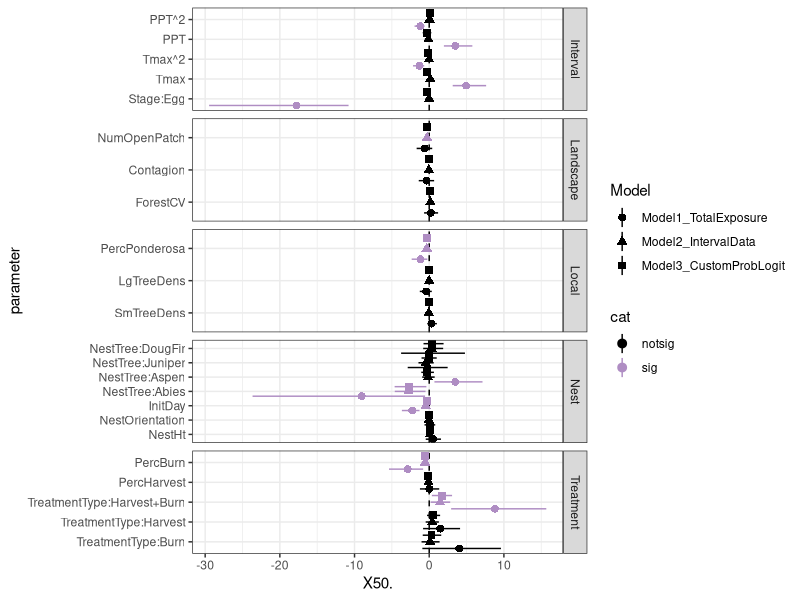

Write R code to recreate this figure.
# Model covariate results
# Ana Miller-ter Kuile
# April 10, 2023

# this script generates posterior plots for all four models
#I've run so far


# Load packages -----------------------------------------------------------


# Load packages, here and tidyverse for coding ease, 
package.list <- c("here", "tidyverse", 
                  "patchwork")


## Installing them if they aren't already on the computer
new.packages <- package.list[!(package.list %in% 
                                 installed.packages()[,"Package"])]
if(length(new.packages)) install.packages(new.packages)

## And loading them
for(i in package.list){library(i, character.only = T)}


# Load posteriors ---------------------------------------------------------

m1 <- read.csv(here("data_outputs",
                    "04_posterior_summaries",
                    "Model1_posteriors.csv"))

m2 <- read.csv(here("data_outputs",
                    "04_posterior_summaries",
                    "Model2_posteriors.csv"))

m3 <- read.csv(here("data_outputs",
                    "04_posterior_summaries",
                    "Model3_posteriors.csv"))

# m3g <- read.csv(here("data_outputs",
#                      "04_posterior_summaries",
#                      "Model3gompit_posteriors.csv"))


# Merge data --------------------------------------------------------------

post <- bind_rows(m1, m2, m3)



# Plot --------------------------------------------------------------------

post <- post %>%
  mutate(parameter = factor(parameter,
                            levels = c("Stage:Egg", "Tmax", "Tmax^2",
                                       "PPT", "PPT^2",
                                       "NestHt", "NestOrientation",
                                       "InitDay", "NestTree:Abies",
                                       "NestTree:Aspen", "NestTree:Juniper",
                                       "NestTree:DougFir",
                                       "TreatmentType:Burn", 
                                       "TreatmentType:Harvest",
                                       "TreatmentType:Harvest+Burn",
                                       "SmTreeDens", "LgTreeDens",
                                       "PercPonderosa", "ForestCV",
                                       "Contagion", "NumOpenPatch",
                                       "PercHarvest", "PercBurn"))) %>%
  mutate(group = case_when(parameter %in% c("Stage:Egg", "Tmax", "Tmax^2",
                                            "PPT", "PPT^2") ~ "Interval",
                           parameter %in% c("NestHt", "NestOrientation",
                                            "InitDay", "NestTree:Abies",
                                            "NestTree:Aspen", "NestTree:Juniper",
                                            "NestTree:DougFir") ~ "Nest",
                           parameter %in% c("TreatmentType:Burn", 
                                            "TreatmentType:Harvest",
                                            "TreatmentType:Harvest+Burn",
                                            "PercHarvest", "PercBurn") ~ "Treatment",
                           parameter %in% c("SmTreeDens", "LgTreeDens",
                                            "PercPonderosa") ~ "Local",
                           parameter %in% c("ForestCV",
                                            "Contagion", "NumOpenPatch") ~ "Landscape")) %>%
  mutate(cat = case_when((X2.5. >0 & X50. > 0 & X97.5. > 0) ~ "sig",
                         (X2.5. < 0 & X50. < 0 & X97.5. < 0) ~ "sig",
                         TRUE ~ "notsig"))

post %>%
  #filter(Model != "Model3_CustomProbCloglog") %>%
  ggplot() +
  geom_hline(yintercept = 0, linetype = 2) +
  geom_pointrange(aes(x = parameter, 
                      y= X50., 
                      ymin = X2.5.,
                      ymax = X97.5.,
                      shape = Model,
                      color = cat),
                  position = position_dodge2(width = 1)) +
  coord_flip() +
  scale_color_manual(values = c("black", "#af8dc3")) +
  facet_grid(group~., scales = "free") +
  theme_bw()
